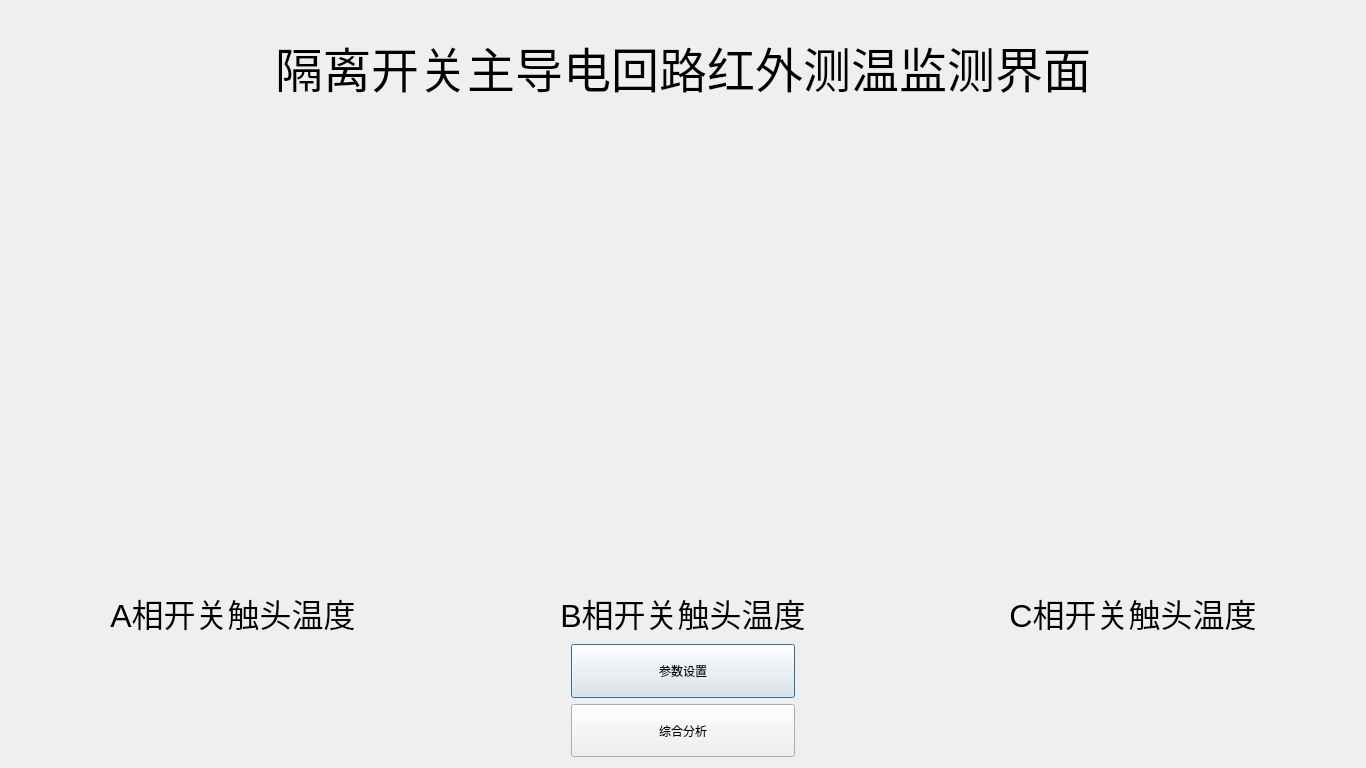
<?xml version="1.0" encoding="UTF-8"?>
<ui version="4.0">
 <class>QWPhotoes</class>
 <widget class="QDialog" name="QWPhotoes">
  <property name="geometry">
   <rect>
    <x>0</x>
    <y>0</y>
    <width>1366</width>
    <height>768</height>
   </rect>
  </property>
  <property name="windowTitle">
   <string>Dialog</string>
  </property>
  <property name="windowIcon">
   <iconset resource="res.qrc">
    <normaloff>:/photoes/cgjt.png</normaloff>:/photoes/cgjt.png</iconset>
  </property>
  <layout class="QGridLayout" name="gridLayout_2" rowstretch="1,4,0,1">
   <item row="2" column="0">
    <layout class="QGridLayout" name="gridLayout">
     <item row="0" column="2">
      <widget class="QLabel" name="label_6">
       <property name="text">
        <string>&lt;html&gt;&lt;head/&gt;&lt;body&gt;&lt;p align=&quot;center&quot;&gt;&lt;span style=&quot; font-size:24pt;&quot;&gt;C相开关触头温度&lt;/span&gt;&lt;/p&gt;&lt;/body&gt;&lt;/html&gt;</string>
       </property>
      </widget>
     </item>
     <item row="0" column="0">
      <widget class="QLabel" name="label_4">
       <property name="text">
        <string>&lt;html&gt;&lt;head/&gt;&lt;body&gt;&lt;p align=&quot;center&quot;&gt;&lt;span style=&quot; font-size:24pt;&quot;&gt;A相开关触头温度&lt;/span&gt;&lt;/p&gt;&lt;/body&gt;&lt;/html&gt;</string>
       </property>
      </widget>
     </item>
     <item row="0" column="1">
      <widget class="QLabel" name="label_5">
       <property name="text">
        <string>&lt;html&gt;&lt;head/&gt;&lt;body&gt;&lt;p align=&quot;center&quot;&gt;&lt;span style=&quot; font-size:24pt;&quot;&gt;B相开关触头温度&lt;/span&gt;&lt;/p&gt;&lt;/body&gt;&lt;/html&gt;</string>
       </property>
      </widget>
     </item>
    </layout>
   </item>
   <item row="0" column="0">
    <widget class="QLabel" name="label_7">
     <property name="text">
      <string>&lt;html&gt;&lt;head/&gt;&lt;body&gt;&lt;p align=&quot;center&quot;&gt;&lt;span style=&quot; font-size:36pt; color:#000000;&quot;&gt;隔离开关主导电回路红外测温监测界面&lt;/span&gt;&lt;/p&gt;&lt;/body&gt;&lt;/html&gt;</string>
     </property>
    </widget>
   </item>
   <item row="1" column="0">
    <layout class="QHBoxLayout" name="horizontalLayout_2" stretch="0,4,4,4,0">
     <item>
      <spacer name="horizontalSpacer_5">
       <property name="orientation">
        <enum>Qt::Horizontal</enum>
       </property>
       <property name="sizeHint" stdset="0">
        <size>
         <width>40</width>
         <height>20</height>
        </size>
       </property>
      </spacer>
     </item>
     <item>
      <widget class="QLabel" name="label">
       <property name="minimumSize">
        <size>
         <width>300</width>
         <height>300</height>
        </size>
       </property>
       <property name="text">
        <string/>
       </property>
       <property name="pixmap">
        <pixmap resource="res.qrc">:/photoes/photoes/photo1.png</pixmap>
       </property>
       <property name="scaledContents">
        <bool>true</bool>
       </property>
      </widget>
     </item>
     <item>
      <widget class="QLabel" name="label_2">
       <property name="minimumSize">
        <size>
         <width>300</width>
         <height>300</height>
        </size>
       </property>
       <property name="text">
        <string/>
       </property>
       <property name="pixmap">
        <pixmap resource="res.qrc">:/photoes/photoes/photo1.png</pixmap>
       </property>
       <property name="scaledContents">
        <bool>true</bool>
       </property>
      </widget>
     </item>
     <item>
      <widget class="QLabel" name="label_3">
       <property name="minimumSize">
        <size>
         <width>300</width>
         <height>300</height>
        </size>
       </property>
       <property name="text">
        <string/>
       </property>
       <property name="pixmap">
        <pixmap resource="res.qrc">:/photoes/photoes/photo1.png</pixmap>
       </property>
       <property name="scaledContents">
        <bool>true</bool>
       </property>
      </widget>
     </item>
     <item>
      <spacer name="horizontalSpacer_6">
       <property name="orientation">
        <enum>Qt::Horizontal</enum>
       </property>
       <property name="sizeHint" stdset="0">
        <size>
         <width>40</width>
         <height>20</height>
        </size>
       </property>
      </spacer>
     </item>
    </layout>
   </item>
   <item row="3" column="0">
    <layout class="QHBoxLayout" name="horizontalLayout" stretch="5,2,5">
     <item>
      <spacer name="horizontalSpacer">
       <property name="orientation">
        <enum>Qt::Horizontal</enum>
       </property>
       <property name="sizeHint" stdset="0">
        <size>
         <width>40</width>
         <height>20</height>
        </size>
       </property>
      </spacer>
     </item>
     <item>
      <layout class="QVBoxLayout" name="verticalLayout">
       <item>
        <widget class="QPushButton" name="btnParameterSetting">
         <property name="sizePolicy">
          <sizepolicy hsizetype="Preferred" vsizetype="Preferred">
           <horstretch>0</horstretch>
           <verstretch>0</verstretch>
          </sizepolicy>
         </property>
         <property name="text">
          <string>参数设置</string>
         </property>
        </widget>
       </item>
       <item>
        <widget class="QPushButton" name="btnAnalsis">
         <property name="sizePolicy">
          <sizepolicy hsizetype="Preferred" vsizetype="Preferred">
           <horstretch>0</horstretch>
           <verstretch>0</verstretch>
          </sizepolicy>
         </property>
         <property name="text">
          <string>综合分析</string>
         </property>
        </widget>
       </item>
      </layout>
     </item>
     <item>
      <spacer name="horizontalSpacer_2">
       <property name="orientation">
        <enum>Qt::Horizontal</enum>
       </property>
       <property name="sizeHint" stdset="0">
        <size>
         <width>40</width>
         <height>20</height>
        </size>
       </property>
      </spacer>
     </item>
    </layout>
   </item>
  </layout>
 </widget>
 <resources>
  <include location="res.qrc"/>
 </resources>
 <connections/>
</ui>
